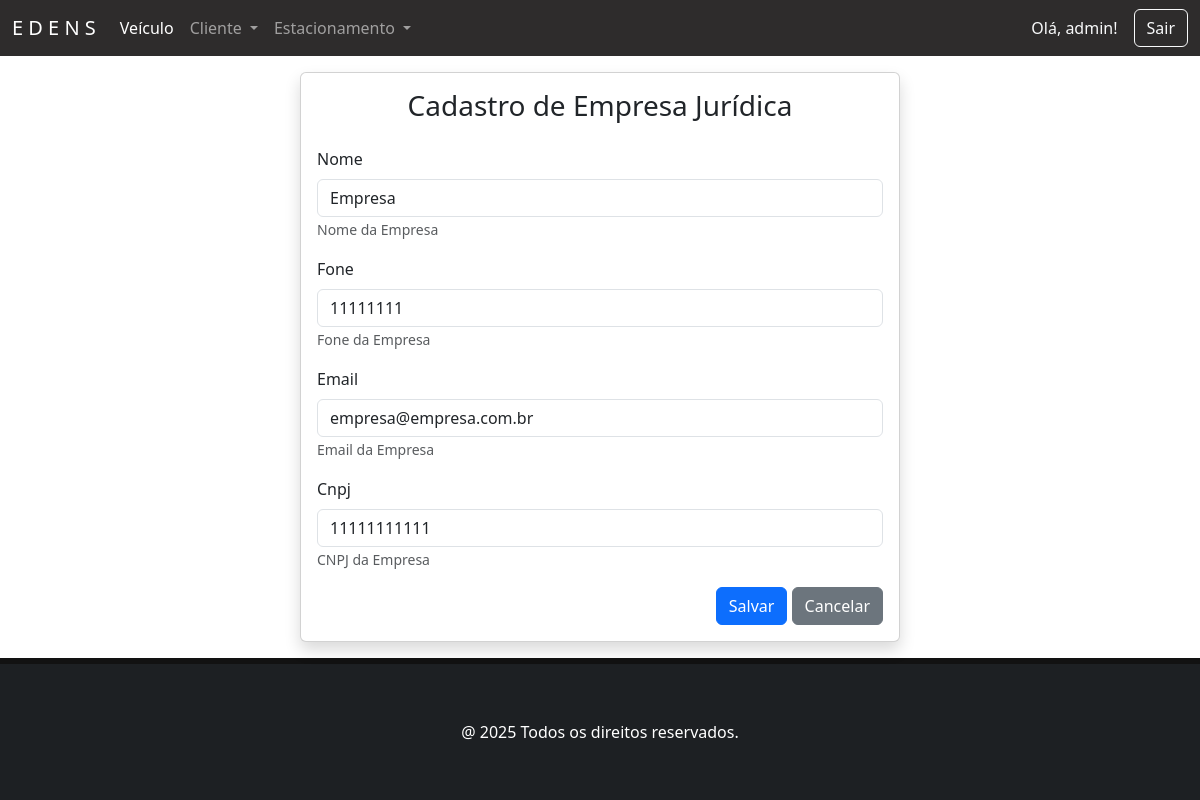
The app's page /7/juridico/editar (signed in) with its own data.
### juridico/models.py (models this page shows, shortened)
class Juridico(models.Model):
    nome = models.CharField('Nome', max_length=50, help_text='Nome da Empresa', unique=True)
    cnpj = models.CharField(max_length=18, unique=True, help_text='CNPJ da Empresa')
    email = models.EmailField('Email', max_length=100, help_text='Email da Empresa', unique=True, blank=True, null=True)
    fone = models.CharField('Fone', max_length=20, help_text='Fone da Empresa', unique=True)
    class Meta:
        verbose_name = 'Juridico'
        verbose_name_plural = 'Juridicos'

### juridico/views.py (the view)
# urls.py: path('<int:pk>/juridico/editar', JuridicoUpdateView.as_view(), name='juridico_editar'),
class JuridicoUpdateView(PermissionRequiredMixin, SuccessMessageMixin, UpdateView):
    model = Juridico
    form_class = JuridicoModelForm
    template_name = 'juridico_form.html'
    success_url = reverse_lazy('juridicos')
    success_message = 'Empresa jurídica atualizada com sucesso.'
    permission_required = 'juridico.change_juridico'
    permission_denied_message = 'Você não tem permissão para editar empresas jurídicas.'

### juridico/forms.py
class JuridicoModelForm(forms.ModelForm):
    class Meta:
        model = Juridico
        fields = ['nome', 'fone', 'email', 'cnpj']
        error_messages = {
            'nome': {'required': 'O nome da empresa é um campo obrigatório'},
            'fone': {'required': 'O número de telefone é um campo obrigatório'},
            'email': {'required': 'Email é um campo obrigatório'},
            'cnpj': {
                'required': 'O CNPJ é um campo obrigatório',
                'unique': 'CNPJ já cadastrado'
            }
        }

### juridico/templates/juridico_form.html (shortened to what this page needs)
{% extends 'principal.html' %}
{% load django_bootstrap5 %}
{% block content %}
<div class="card shadow m-3 col-md-6 mx-auto">
    <div class="card-body">
        <h3 class="text-center mb-4">Cadastro de Empresa Jurídica</h3>
        <form method="POST" enctype="multipart/form-data">
            {% bootstrap_form form %}
            <div class="text-end">
                {% bootstrap_button content="Salvar" button_type="submit" %}
                <a href="{% url 'juridicos' %}" class="btn btn-secondary text-white">
                    Cancelar
                </a>
            </div>
        </form>
    </div>
</div>
{% endblock %}

### home/templates/principal.html (shortened to what this page needs)
<!DOCTYPE html>
{% load static %}
{% load django_bootstrap5 %}
<html lang="pt-br">
{% block head %}
    {% include 'head.html' %}
{% endblock %}
<body class="d-flex flex-column min-vh-100">
<div class="container-float bg-white">
    <nav class="navbar navbar-expand-lg navbar-custom navbar-dark sticky-top">
        <div class="container-fluid">
            <a class="navbar-brand" href="{% url 'index' %}">E D E N S</a>
            <div class="collapse navbar-collapse" id="navbarSupportedContent">
                {% if user.is_authenticated %}
                    <ul class="navbar-nav me-auto mb-2 mb-lg-0">
                        <li class="nav-item">
                            <a class="nav-link active" href="{% url 'veiculo' %}">Veículo</a>
                        </li>
                        <li class="nav-item dropdown">
                            <a class="nav-link dropdown-toggle" href="#" role="button" data-bs-toggle="dropdown"
                               aria-expanded="false">
                                Cliente
                            </a>
                        </li>
                        <li class="nav-item dropdown">
                            <a class="nav-link dropdown-toggle" href="#" role="button" data-bs-toggle="dropdown"
                               aria-expanded="false">
                                Estacionamento
                            </a>
                        </li>
                    </ul>
                    <div class="d-flex align-items-center">
                        <span class="text-light me-3">Olá, {{ user.username }}!</span>
                        <form method="post" action="{% url 'logout' %}">
                            <button type="submit" class="btn btn-outline-light">Sair</button>
                        </form>
                    </div>
                {% else %}
                    <div class="d-flex align-items-center ms-auto">
                        <a href="{% url 'login' %}" class="btn btn-outline-light">Login</a>
                    </div>
                {% endif %}
            </div>
        </div>
    </nav>
    {% block content %}
    {% endblock %}
</div>
</body>
{% block footer %}
    {% include "footer.html" %}
{% endblock %}
</html>

### static/css/estilos.css (style rules this page uses)
.navbar-custom { background-color: #2e2c2c; }
body:not(.navbar-custom) { background-color: #121212; }

### records on screen
Juridico: nome "Empresa", fone "11111111", email "empresa@empresa.com.br", cnpj "11111111111"

### other values on screen
{{ user.username }} "admin"
